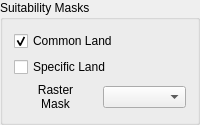
    <widget class="QGroupBox" name="groupBoxSuitableLand">
     <property name="sizePolicy">
      <sizepolicy hsizetype="Fixed" vsizetype="Fixed">
       <horstretch>0</horstretch>
       <verstretch>0</verstretch>
      </sizepolicy>
     </property>
     <property name="minimumSize">
      <size>
       <width>115</width>
       <height>0</height>
      </size>
     </property>
     <property name="whatsThis">
      <string>&lt;html&gt;&lt;head&gt;&lt;meta name=&quot;qrichtext&quot; content=&quot;1&quot; /&gt;&lt;style type=&quot;text/css&quot;&gt;
p, li { white-space: pre-wrap; }
&lt;/style&gt;&lt;/head&gt;&lt;body style=&quot; font-family:'Sans Serif'; font-size:9pt; font-weight:400; font-style:normal; text-decoration:none;&quot;&gt;
&lt;p style=&quot; margin-top:0px; margin-bottom:0px; margin-left:0px; margin-right:0px; -qt-block-indent:0; text-indent:0px;&quot;&gt;In order for Landuse Analyst to create landuse maps, you must first create land suitability files to tell it what land is suitable for use by the crops and the crops. These files can be produced manually or automatically, but at the moment both must be done with external tools like QGis or GRASS. Future versions of Landuse Analyst will have the required features of these programs incorporated into it, but for now this step must be done externally. &lt;/p&gt;&lt;/body&gt;&lt;/html&gt;</string>
     </property>
     <property name="title">
      <string>Suitability Masks</string>
     </property>
     <layout class="QGridLayout">
      <item row="0" column="0" colspan="2">
       <widget class="QCheckBox" name="checkBoxUseCommonLand">
        <property name="sizePolicy">
         <sizepolicy hsizetype="Fixed" vsizetype="Fixed">
          <horstretch>0</horstretch>
          <verstretch>0</verstretch>
         </sizepolicy>
        </property>
        <property name="toolTip">
         <string>binary raster named: pigmask</string>
        </property>
        <property name="whatsThis">
         <string>&lt;html&gt;&lt;head&gt;&lt;meta name=&quot;qrichtext&quot; content=&quot;1&quot; /&gt;&lt;style type=&quot;text/css&quot;&gt;
p, li { white-space: pre-wrap; }
&lt;/style&gt;&lt;/head&gt;&lt;body style=&quot; font-family:'Sans Serif'; font-size:9pt; font-weight:400; font-style:normal; text-decoration:none;&quot;&gt;
&lt;p style=&quot; margin-top:0px; margin-bottom:0px; margin-left:0px; margin-right:0px; -qt-block-indent:0; text-indent:0px;&quot;&gt;Sometimes land is suitable for growing more than one type of crop. Landuse Analyst allows you to designate one suitability mask as common. Note that you can specify a crop to use both common land and specific land at the same time. If this is the case, equal preference is given to all crops using the common land.&lt;/p&gt;&lt;/body&gt;&lt;/html&gt;</string>
        </property>
        <property name="text">
         <string>Common Land</string>
        </property>
        <property name="checked">
         <bool>true</bool>
        </property>
       </widget>
      </item>
      <item row="1" column="0" colspan="2">
       <widget class="QCheckBox" name="checkBoxUseSpecificLand">
        <property name="sizePolicy">
         <sizepolicy hsizetype="Fixed" vsizetype="Fixed">
          <horstretch>0</horstretch>
          <verstretch>0</verstretch>
         </sizepolicy>
        </property>
        <property name="toolTip">
         <string>binary raster named: pigmask</string>
        </property>
        <property name="whatsThis">
         <string>&lt;html&gt;&lt;head&gt;&lt;meta name=&quot;qrichtext&quot; content=&quot;1&quot; /&gt;&lt;style type=&quot;text/css&quot;&gt;
p, li { white-space: pre-wrap; }
&lt;/style&gt;&lt;/head&gt;&lt;body style=&quot; font-family:'Sans Serif'; font-size:9pt; font-weight:400; font-style:normal; text-decoration:none;&quot;&gt;
&lt;p style=&quot; margin-top:0px; margin-bottom:0px; margin-left:0px; margin-right:0px; -qt-block-indent:0; text-indent:0px;&quot;&gt;Sometimes you may want to specify that land is suitable for growing only one type of crop. Landuse Analyst allows you to designate a land suitability mask as being unique to a certain crop. Note that you can specify a crop to use both common land and specific land at the same time. For more detailed information on this, see the help section on Crop Masks Common.&lt;/p&gt;&lt;/body&gt;&lt;/html&gt;</string>
        </property>
        <property name="text">
         <string>Specific Land</string>
        </property>
       </widget>
      </item>
      <item row="2" column="0">
       <widget class="QLabel" name="label_3">
        <property name="text">
         <string>Raster
Mask</string>
        </property>
        <property name="alignment">
         <set>Qt::AlignCenter</set>
        </property>
        <property name="margin">
         <number>0</number>
        </property>
        <property name="textInteractionFlags">
         <set>Qt::NoTextInteraction</set>
        </property>
       </widget>
      </item>
      <item row="2" column="1">
       <widget class="QComboBox" name="cboRaster"/>
      </item>
     </layout>
    </widget>
